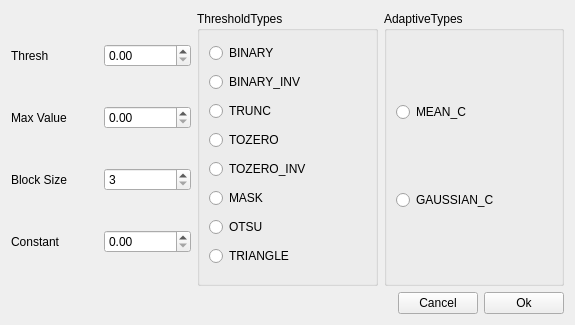
<?xml version="1.0" encoding="UTF-8"?>
<ui version="4.0">
 <class>Threshold</class>
 <widget class="QWidget" name="Threshold">
  <property name="geometry">
   <rect>
    <x>0</x>
    <y>0</y>
    <width>575</width>
    <height>325</height>
   </rect>
  </property>
  <property name="windowTitle">
   <string>ThresholdPanel</string>
  </property>
  <layout class="QVBoxLayout" name="verticalLayout_5">
   <item>
    <layout class="QHBoxLayout" name="horizontalLayout">
     <item>
      <layout class="QGridLayout" name="gridLayout">
       <item row="2" column="0">
        <widget class="QLabel" name="label_3">
         <property name="text">
          <string>Block Size</string>
         </property>
        </widget>
       </item>
       <item row="0" column="0">
        <widget class="QLabel" name="label">
         <property name="text">
          <string>Thresh</string>
         </property>
        </widget>
       </item>
       <item row="1" column="0">
        <widget class="QLabel" name="label_2">
         <property name="text">
          <string>Max Value</string>
         </property>
        </widget>
       </item>
       <item row="2" column="1">
        <widget class="QSpinBox" name="sp_blocksize">
         <property name="minimum">
          <number>3</number>
         </property>
         <property name="maximum">
          <number>99</number>
         </property>
         <property name="singleStep">
          <number>2</number>
         </property>
        </widget>
       </item>
       <item row="3" column="0">
        <widget class="QLabel" name="label_4">
         <property name="text">
          <string>Constant</string>
         </property>
        </widget>
       </item>
       <item row="3" column="1">
        <widget class="QDoubleSpinBox" name="dsp_constant">
         <property name="maximum">
          <double>10000000000000000.000000000000000</double>
         </property>
        </widget>
       </item>
       <item row="0" column="1">
        <widget class="QDoubleSpinBox" name="dsp_thresh">
         <property name="maximum">
          <double>100000000000000000.000000000000000</double>
         </property>
        </widget>
       </item>
       <item row="1" column="1">
        <widget class="QDoubleSpinBox" name="dsp_max">
         <property name="maximum">
          <double>1000000000000000000.000000000000000</double>
         </property>
        </widget>
       </item>
      </layout>
     </item>
     <item>
      <layout class="QVBoxLayout" name="verticalLayout">
       <item>
        <widget class="QGroupBox" name="ThresholdTypeGroup">
         <property name="title">
          <string>ThresholdTypes</string>
         </property>
         <layout class="QVBoxLayout" name="verticalLayout_3">
          <item>
           <widget class="QRadioButton" name="rb_binary">
            <property name="text">
             <string>BINARY</string>
            </property>
           </widget>
          </item>
          <item>
           <widget class="QRadioButton" name="rb_binary_inv">
            <property name="text">
             <string>BINARY_INV</string>
            </property>
           </widget>
          </item>
          <item>
           <widget class="QRadioButton" name="rb_trunc">
            <property name="text">
             <string>TRUNC</string>
            </property>
           </widget>
          </item>
          <item>
           <widget class="QRadioButton" name="rb_tozero">
            <property name="text">
             <string>TOZERO</string>
            </property>
           </widget>
          </item>
          <item>
           <widget class="QRadioButton" name="rb_tozero_inv">
            <property name="text">
             <string>TOZERO_INV</string>
            </property>
           </widget>
          </item>
          <item>
           <widget class="QRadioButton" name="rb_mask">
            <property name="text">
             <string>MASK</string>
            </property>
           </widget>
          </item>
          <item>
           <widget class="QRadioButton" name="rb_otsu">
            <property name="text">
             <string>OTSU</string>
            </property>
           </widget>
          </item>
          <item>
           <widget class="QRadioButton" name="rb_triangle">
            <property name="text">
             <string>TRIANGLE</string>
            </property>
           </widget>
          </item>
         </layout>
        </widget>
       </item>
      </layout>
     </item>
     <item>
      <layout class="QVBoxLayout" name="verticalLayout_2">
       <item>
        <widget class="QGroupBox" name="AdaptiveTypeGroup">
         <property name="title">
          <string>AdaptiveTypes</string>
         </property>
         <layout class="QVBoxLayout" name="verticalLayout_4">
          <item>
           <widget class="QRadioButton" name="rb_mean_c">
            <property name="text">
             <string>MEAN_C</string>
            </property>
           </widget>
          </item>
          <item>
           <widget class="QRadioButton" name="rb_gaussian_c">
            <property name="text">
             <string>GAUSSIAN_C</string>
            </property>
           </widget>
          </item>
         </layout>
        </widget>
       </item>
      </layout>
     </item>
    </layout>
   </item>
   <item>
    <layout class="QHBoxLayout" name="horizontalLayout_2">
     <item>
      <spacer name="horizontalSpacer">
       <property name="orientation">
        <enum>Qt::Horizontal</enum>
       </property>
       <property name="sizeHint" stdset="0">
        <size>
         <width>40</width>
         <height>20</height>
        </size>
       </property>
      </spacer>
     </item>
     <item>
      <widget class="QPushButton" name="pb_Cancel">
       <property name="text">
        <string>Cancel</string>
       </property>
      </widget>
     </item>
     <item>
      <widget class="QPushButton" name="pb_Ok">
       <property name="text">
        <string>Ok</string>
       </property>
      </widget>
     </item>
    </layout>
   </item>
  </layout>
 </widget>
 <tabstops>
  <tabstop>dsp_thresh</tabstop>
  <tabstop>dsp_max</tabstop>
  <tabstop>sp_blocksize</tabstop>
  <tabstop>dsp_constant</tabstop>
  <tabstop>rb_binary</tabstop>
  <tabstop>rb_binary_inv</tabstop>
  <tabstop>rb_trunc</tabstop>
  <tabstop>rb_tozero</tabstop>
  <tabstop>rb_tozero_inv</tabstop>
  <tabstop>rb_mask</tabstop>
  <tabstop>rb_otsu</tabstop>
  <tabstop>rb_triangle</tabstop>
  <tabstop>rb_mean_c</tabstop>
  <tabstop>rb_gaussian_c</tabstop>
 </tabstops>
 <resources/>
 <connections/>
</ui>
